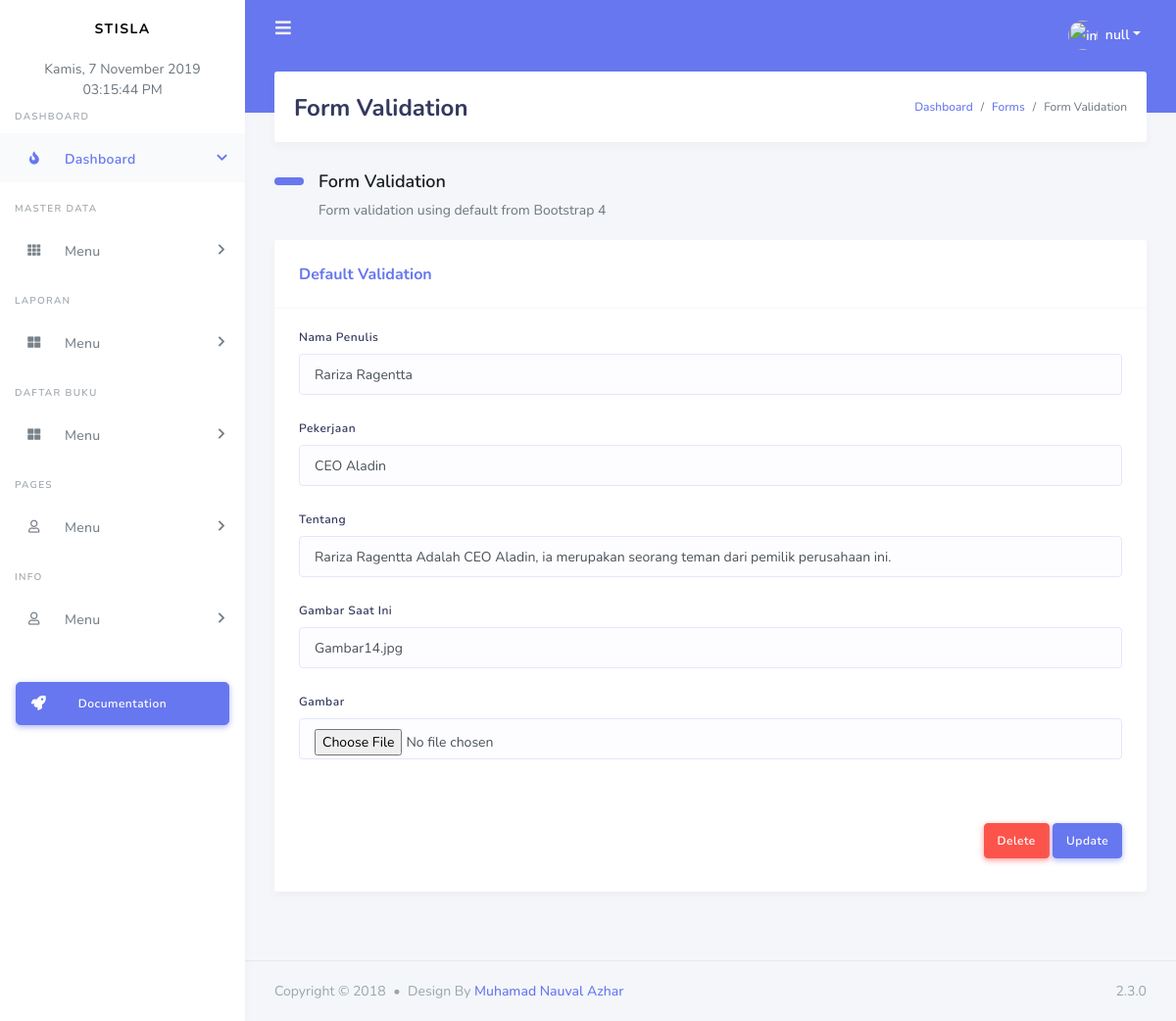
Page /Admin/Admin/Penulis/detail.php?id_penulis=1 (signed in) on the committed database.
### tables this page shows
CREATE TABLE `penulis` (
  `id_penulis` int(11) NOT NULL,
  `nama_penulis` varchar(250) DEFAULT NULL,
  `pekerjaan` varchar(250) DEFAULT NULL,
  `gambar` varchar(250) DEFAULT NULL,
  `tentang` text DEFAULT NULL
);

### Admin/Admin/Penulis/detail.php (the view, shortened to what this page needs)
<?php
include "../Proses/hakadmin.php";
?>
<!DOCTYPE html>
<html lang="en">
<head>
  <link rel="stylesheet" href="https://stackpath.bootstrapcdn.com/bootstrap/4.3.1/css/bootstrap.min.css">
  <link rel="stylesheet" href="https://use.fontawesome.com/releases/v5.7.2/css/all.css">
  <link rel="stylesheet" href="../Stisla/node_modules/summernote/dist/summernote-bs4.css">
  <link rel="stylesheet" href="../Stisla/assets/css/style.css">
  <link rel="stylesheet" href="../Stisla/assets/css/components.css">
</head>
<body>
  <div id="app">
    <div class="main-wrapper">
      <div class="navbar-bg"></div>
      <nav class="navbar navbar-expand-lg main-navbar">
        <form class="form-inline mr-auto">
          <ul class="navbar-nav mr-3">
            <li><a href="#" data-toggle="sidebar" class="nav-link nav-link-lg"><i class="fas fa-bars"></i></a></li>
          </ul>
        </form>
        <ul class="navbar-nav navbar-right">
          <li class="dropdown"><a href="#" data-toggle="dropdown" class="nav-link dropdown-toggle nav-link-lg nav-link-user">
            <img alt="image" src="../Stisla/assets/img/avatar/avatar-1.png" class="rounded-circle mr-1">
            <div class="d-sm-none d-lg-inline-block"><script type="text/javascript">document.write(tampil2);</script></div></a>
          </li>
        </ul>
      </nav>
      <div class="main-sidebar">
        <aside id="sidebar-wrapper">
          <div class="sidebar-brand">
            <a href="../Dashboard/dashboard.php" onclick="location.href=this.href+'?id_user='+tampil;return false;">Stisla</a>
          </div>
          <center><div id="clock2"></div></center>
    <center><div id="clock"></div></center>
  <ul class="sidebar-menu">
    <li class="menu-header">Dashboard</li>
    <li class="nav-item dropdown active">
      <a href="#" class="nav-link has-dropdown"><i class="fas fa-fire"></i><span>Dashboard</span></a>
    </li>
    <li class="menu-header">Master Data</li>
    <li class="nav-item dropdown">
      <a href="#" class="nav-link has-dropdown"><i class="fas fa-th"></i> <span>Menu</span></a>
    </li>
    <li class="menu-header">Laporan</li>
    <li class="nav-item dropdown">
      <a href="#" class="nav-link has-dropdown"><i class="fas fa-th-large"></i> <span>Menu</span></a>
    </li>
    <li class="menu-header">Daftar Buku</li>
    <li class="nav-item dropdown">
      <a href="#" class="nav-link has-dropdown"><i class="fas fa-th-large"></i> <span>Menu</span></a>
    </li>
    <li class="menu-header">Pages</li>
    <li class="nav-item dropdown">
      <a href="#" class="nav-link has-dropdown"><i class="far fa-user"></i> <span>Menu</span></a>
    </li>
    <li class="menu-header">Info</li>
    <li class="nav-item dropdown">
      <a href="#" class="nav-link has-dropdown"><i class="far fa-user"></i> <span>Menu</span></a>
    </li>
  </ul>
  <div class="mt-4 mb-4 p-3 hide-sidebar-mini">
    <a href="https://getstisla.com/docs" class="btn btn-primary btn-lg btn-block btn-icon-split">
      <i class="fas fa-rocket"></i> Documentation
    </a>
  </div>
</aside>
</div>
<div class="main-content">
  <section class="section">
    <div class="section-header">
      <h1>Form Validation</h1>
      <div class="section-header-breadcrumb">
        <div class="breadcrumb-item active"><a href="#">Dashboard</a></div>
        <div class="breadcrumb-item"><a href="#">Forms</a></div>
        <div class="breadcrumb-item">Form Validation</div>
      </div>
    </div>
    <div class="section-body">
      <h2 class="section-title">Form Validation</h2>
      <p class="section-lead">
        Form validation using default from Bootstrap 4
      </p>
      <div class="row">
        <div class="col-12 col-md-12 col-lg-12">
          <div class="card">
            <form action="proses/update.php" method="post" enctype="multipart/form-data">
              <?php
              include '../../koneksi.php';
              $id_penulis = @$_GET['id_penulis'];
              $query = "SELECT * FROM penulis WHERE id_penulis='$id_penulis'";
              $exe = mysqli_query($conn,$query);
              $row1 = mysqli_fetch_array($exe);
              ?>
              <div class="card-header">
                <h4>Default Validation</h4>
              </div>
              <div class="card-body">
                <div class="form-group">
                  <label>Nama Penulis</label>
                  <?php
                  echo "
                  <input type='text' name='nama_penulis' id='nama_penulis' value='".$row1['nama_penulis']."' class='form-control' placeholder='Masukkan Nama Penulis'>";
                  ?>
                </div>
                <div class="form-group">
                  <label>Pekerjaan</label>
                  <?php
                  echo "
                  <input type='hidden' name='id_penulis' value='".$row1['id_penulis']."'>
                  <input type='text' name='pekerjaan' id='pekerjaan' value='".$row1['pekerjaan']."' class='form-control' placeholder='Masukkan Pekerjaan'>";
                  ?>
                </div>
                <div class="form-group">
                  <label>Tentang</label>
                  <?php
                  echo "
                  <input type='text' name='tentang' id='tentang' value='".$row1['tentang']."' class='form-control' placeholder='Masukkan Tentang'>";
                  ?>
                </div>
                <div class="form-group">
                  <label>Gambar Saat Ini</label>
                  <?php
                  echo "
                  <input type='text' name='gambar' class='form-control' placeholder='Masukkan Gambar' value='".$row1['gambar']."'>";
                  ?>
                </div>
                <div class="form-group">
                  <label>Gambar</label>
                  <input type='file' name='gambar' class='form-control' placeholder='Masukkan Gambar'>
                </div>
              </div>
              <div class="card-footer text-right">
                <a onclick="return confirm('Apakah Anda yakin ingin menghapus data ini ?')" href="proses/delete.php?id_penulis=<?=$row1['id_penulis'];?>" class="btn btn-danger">Delete</a>
                <button class="btn btn-primary">Update</button>
              </div>
            </form>
          </div>
        </div>
      </div>
    </div>
  </section>
</div>
<footer class="main-footer">
  <div class="footer-left">
    Copyright &copy; 2018 <div class="bullet"></div> Design By <a href="https://nauval.in/">Muhamad Nauval Azhar</a>
  </div>
  <div class="footer-right">
    2.3.0
  </div>
</footer>
</div>
</div>
</body>
</html>

### rows in the picture
penulis: nama_penulis "Rariza Ragentta", pekerjaan "CEO Aladin", tentang "Rariza Ragentta Adalah CEO Aladin, ia merupakan seorang teman dari pemilik perusahaan ini.", gambar "Gambar14.jpg"
